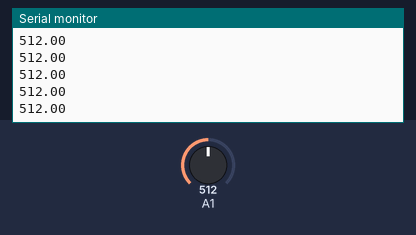
The sketch below on a simulated Arduino Uno, built with avr-gcc and run on an emulated ATmega328P. On the bench: the last lines printed to the serial monitor. The test bench sets the inputs (shaded band); at power-on: A1 = 512.

Above: at 1.2 s.
1.3 s: A1 set to 716
At 2.2 s:
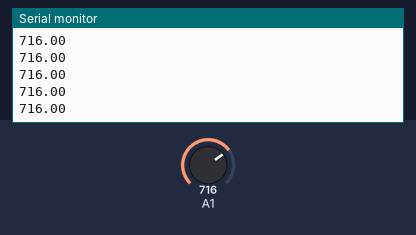
2.8 s: A1 set to 900
At 3.9 s:
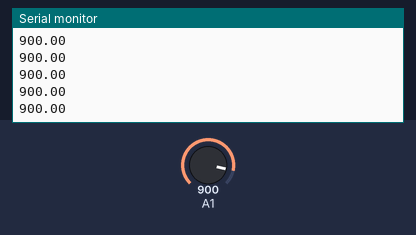
Timing chart, 0 to 5.8 s (numbered marks = the images above; inputs shaded):
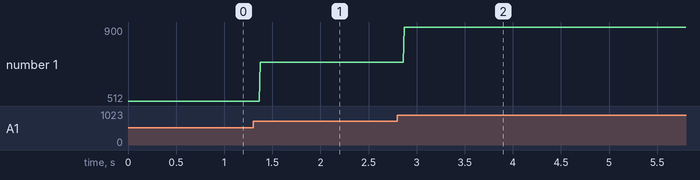

The sketch:

SensorClass.ino
```cpp
class iSensor {
public:
    virtual double read() = 0;
};

// Moisture sensor, nedarver fra iSensor (Implementer metoder)
class MoistureSensor: public iSensor {
  int myPin;
public:
    double read();
    MoistureSensor(int);
};

MoistureSensor::MoistureSensor(int aPin) {
    myPin = aPin;
}

// Implementering af read ved moisture sensor
double MoistureSensor::read() {
    int val =  analogRead(myPin);
    return val;
}

MoistureSensor sens(1);

void setup() {
  Serial.begin(9600);
}

void loop() {
  Serial.println(sens.read());
}
```

Measured:
- after the input at 1.3 s, the serial monitor: prints a new line after 0.07 s (image 1)
- after the input at 2.8 s, the serial monitor: prints a new line after 0.07 s (image 2)
- plotted number 1: 512 → 716 after the input at 1.3 s, 716 → 900 after the input at 2.8 s
